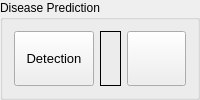
     <widget class="QGroupBox" name="groupBox_2">
      <property name="title">
       <string>Disease Prediction</string>
      </property>
      <layout class="QGridLayout" name="gridLayout_7">
       <item row="0" column="0">
        <layout class="QHBoxLayout" name="horizontalLayout_2">
         <item>
          <widget class="QPushButton" name="DetectionButton">
           <property name="sizePolicy">
            <sizepolicy hsizetype="Minimum" vsizetype="Preferred">
             <horstretch>0</horstretch>
             <verstretch>0</verstretch>
            </sizepolicy>
           </property>
           <property name="font">
            <font>
             <pointsize>10</pointsize>
            </font>
           </property>
           <property name="toolTip">
            <string/>
           </property>
           <property name="text">
            <string>Detection</string>
           </property>
           <property name="icon">
            <iconset>
             <normalon>:/icons/images/telescope.png</normalon>
            </iconset>
           </property>
           <property name="iconSize">
            <size>
             <width>32</width>
             <height>32</height>
            </size>
           </property>
          </widget>
         </item>
         <item>
          <widget class="QLabel" name="label">
           <property name="font">
            <font>
             <pointsize>12</pointsize>
            </font>
           </property>
           <property name="frameShape">
            <enum>QFrame::Box</enum>
           </property>
           <property name="text">
            <string/>
           </property>
           <property name="alignment">
            <set>Qt::AlignCenter</set>
           </property>
          </widget>
         </item>
         <item>
          <widget class="QPushButton" name="ExitButton">
           <property name="sizePolicy">
            <sizepolicy hsizetype="Minimum" vsizetype="Preferred">
             <horstretch>0</horstretch>
             <verstretch>0</verstretch>
            </sizepolicy>
           </property>
           <property name="font">
            <font>
             <pointsize>14</pointsize>
             <weight>75</weight>
             <italic>false</italic>
             <bold>true</bold>
            </font>
           </property>
           <property name="text">
            <string/>
           </property>
           <property name="icon">
            <iconset>
             <normalon>:/icons/images/exit2.png</normalon>
            </iconset>
           </property>
           <property name="iconSize">
            <size>
             <width>64</width>
             <height>64</height>
            </size>
           </property>
          </widget>
         </item>
        </layout>
       </item>
      </layout>
     </widget>
